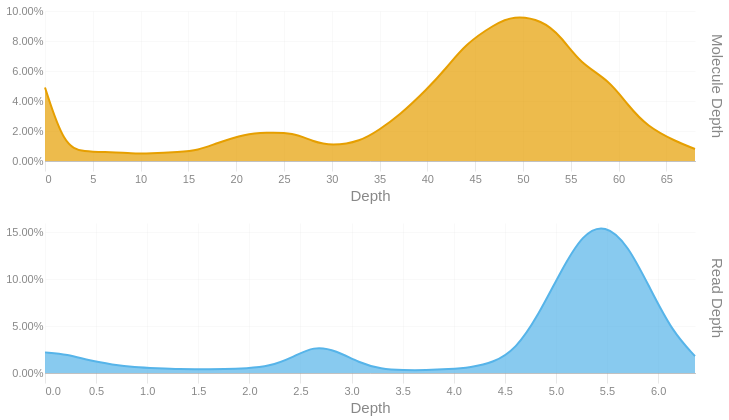

Write notebook code for a chart like this one.
### Code cell
readdep = depth_hist(tb['Read Depth'], q99, 3)
readdep['Metric'] = 'Read Depth'
if not SKIPLR:
    moldep = depth_hist(tb['Molecule Depth'], mol_q99, 0)
    moldep['Metric'] = 'Molecule Depth'
    _hist = pd.concat([readdep, moldep])
    _hist= _hist[_hist['Proportion'] != 0]
    with SafeRender(_hist):
        (
            alt.Chart(_hist)        
            .mark_area(interpolate = "basis")
            .encode(
                x=alt.X('Bin:Q').scale(domainMin=0).axis(alt.Axis(title='Depth')),
                y = alt.Y('Proportion:Q', title = None).axis(format = '.2%'),
                color = alt.Color('Metric:N').legend(None),
                row = alt.Row("Metric:N").header(title = None, labelOrient = 'right'),
                tooltip = [
                    alt.Tooltip("Metric:N", title = "Metric"),
                    alt.Tooltip('Interval:N', title = "Depth Interval"),
                    alt.Tooltip('Proportion:Q', title = "% Alignments").format('.2%')
                ]
            )
            .resolve_scale(x='independent', y='independent')
            .properties(
                height = 150, width = 650,
                usermeta={'embedOptions': {'downloadFileName': f'{samplename}.depth.hist'}}
            )
        ).display()
else:
    readdep= readdep[readdep['Proportion'] != 0]
    with SafeRender(readdep):
        (
            alt.Chart(readdep)        
            .mark_area(interpolate = "basis")
            .encode(
                x=alt.X('Bin:Q').scale(domainMin=0).axis(alt.Axis(title='Depth')),
                y = alt.Y('Proportion:Q', title = None).axis(format = '.2%'),
                tooltip = [
                    alt.Tooltip('Interval:N', title = "Depth Interval"),
                    alt.Tooltip('Proportion:Q', title = "% Alignments").format('.2%')
                ]
            )
            .properties(
                usermeta={'embedOptions': {'downloadFileName': f'{samplename}.depth.hist'}}
            )
        ).display()

### Figure 1 — Vega-Lite specification as saved in the notebook (floating-point values rounded to 4 significant figures)
{"width": 650, "height": 150, "config": {"title": {"anchor": "start", "dy": -15, "fontSize": 18, "color": "#888888", "subtitleColor": "#888888", "subtitleFontSize": 14}, "arc": {"fill": "#0072B2"}, "axis": {"domainColor": "#888888", "domainWidth": 0.5, "gridWidth": 0.2, "grid": false, "titleFontWeight": 400, "titleFontSize": 15, "labelFontSize": 11, "labelColor": "#888888", "tickColor": "#888888", "tickWidth": 0.2, "titleColor": "#888888"}, "axisBand": {"grid": false}, "axisX": {"grid": true, "tickSize": 10, "domainCap": "round"}, "axisY": {"domain": false, "grid": true, "tickSize": 0, "domainCap": "round"}, "background": "transparent", "header": {"labelFontSize": 15, "labelColor": "#888888", "titleFontSize": 15, "titleFontWeight": 600, "titleColor": "#888888"}, "legend": {"labelFont": "sans-serif", "labelFontSize": 12, "labelColor": "#888888", "symbolSize": 100, "symbolType": "circle", "titleFontSize": 12, "titlePadding": 10, "titleColor": "#888888", "title": null}, "range": {"category": ["#E69F00", "#56B4E9", "#009E73", "#F0E442", "#0072B2", "#D55E00", "#CC79A7", "#000000"], "diverging": ["#cfe8f3", "#a2d4ec", "#73bfe2", "#46abdb", "#1696d2", "#12719e"]}, "area": {"fill": "#0072B2", "fillOpacity": 0.7, "line": true, "strokeOpacity": 0.7}, "line": {"color": "#0072B2", "stroke": "#0072B2", "strokeWidth": 2}, "trail": {"color": "#0072B2", "stroke": "#0072B2", "strokeWidth": 0, "size": 1}, "point": {"filled": true}, "text": {"color": "#888888", "fontSize": 11, "align": "right", "fontWeight": 400, "size": 11}, "bar": {"fill": "#0072B2", "stroke": null}, "view": {"stroke": null, "continuousWidth": 660, "continuousHeight": 400}}, "data": {"name": "data-5109d9f87028ae9314f44b1153e4c1c5"}, "mark": {"type": "area", "interpolate": "basis"}, "encoding": {"color": {"field": "Metric", "legend": null, "type": "nominal"}, "row": {"field": "Metric", "header": {"title": null, "labelOrient": "right"}, "type": "nominal"}, "tooltip": [{"field": "Metric", "title": "Metric", "type": "nominal"}, {"field": "Interval", "title": "Depth Interval", "type": "nominal"}, {"field": "Proportion", "format": ".2%", "title": "% Alignments", "type": "quantitative"}], "x": {"axis": {"title": "Depth"}, "field": "Bin", "scale": {"domainMin": 0}, "type": "quantitative"}, "y": {"axis": {"format": ".2%"}, "field": "Proportion", "title": null, "type": "quantitative"}}, "resolve": {"scale": {"x": "independent", "y": "independent"}}, "usermeta": {"embedOptions": {"downloadFileName": "07-21-PD-bead10-DNA1p5-MEB5-10486428-23H72MLT3-L3_trimmed.depth.hist"}}, "$schema": "https://vega.github.io/schema/vega-lite/v6.4.1.json", "datasets": {"data-5109d9f87028ae9314f44b1153e4c1c5": [{"Bin": 0.0, "Interval": "0.0-0.219", "Proportion": 0.022, "Metric": "Read Depth"}, {"Bin": 0.219, "Interval": "0.219-0.439", "Proportion": 0.02, "Metric": "Read Depth"}, {"Bin": 0.439, "Interval": "0.439-0.658", "Proportion": 0.013, "Metric": "Read Depth"}, {"Bin": 0.658, "Interval": "0.658-0.877", "Proportion": 0.009, "Metric": "Read Depth"}, {"Bin": 0.877, "Interval": "0.877-1.097", "Proportion": 0.006, "Metric": "Read Depth"}, {"Bin": 1.097, "Interval": "1.097-1.316", "Proportion": 0.005, "Metric": "Read Depth"}, {"Bin": 1.316, "Interval": "1.316-1.535", "Proportion": 0.004, "Metric": "Read Depth"}, {"Bin": 1.535, "Interval": "1.535-1.755", "Proportion": 0.004, "Metric": "Read Depth"}, {"Bin": 1.755, "Interval": "1.755-1.974", "Proportion": 0.004, "Metric": "Read Depth"}, {"Bin": 1.974, "Interval": "1.974-2.193", "Proportion": 0.005, "Metric": "Read Depth"}, {"Bin": 2.193, "Interval": "2.193-2.413", "Proportion": 0.007, "Metric": "Read Depth"}, {"Bin": 2.413, "Interval": "2.413-2.632", "Proportion": 0.016, "Metric": "Read Depth"}, {"Bin": 2.632, "Interval": "2.632-2.851", "Proportion": 0.029, "Metric": "Read Depth"}, {"Bin": 2.851, "Interval": "2.851-3.071", "Proportion": 0.024, "Metric": "Read Depth"}, {"Bin": 3.071, "Interval": "3.071-3.29", "Proportion": 0.011, "Metric": "Read Depth"}, {"Bin": 3.29, "Interval": "3.29-3.509", "Proportion": 0.004, "Metric": "Read Depth"}, {"Bin": 3.509, "Interval": "3.509-3.729", "Proportion": 0.003, "Metric": "Read Depth"}, {"Bin": 3.729, "Interval": "3.729-3.948", "Proportion": 0.003, "Metric": "Read Depth"}, {"Bin": 3.948, "Interval": "3.948-4.167", "Proportion": 0.004, "Metric": "Read Depth"}, {"Bin": 4.167, "Interval": "4.167-4.387", "Proportion": 0.006, "Metric": "Read Depth"}, {"Bin": 4.387, "Interval": "4.387-4.606", "Proportion": 0.011, "Metric": "Read Depth"}, {"Bin": 4.606, "Interval": "4.606-4.825", "Proportion": 0.025, "Metric": "Read Depth"}, {"Bin": 4.825, "Interval": "4.825-5.045", "Proportion": 0.061, "Metric": "Read Depth"}, {"Bin": 5.045, "Interval": "5.045-5.264", "Proportion": 0.108, "Metric": "Read Depth"}, {"Bin": 5.264, "Interval": "5.264-5.483", "Proportion": 0.149, "Metric": "Read Depth"}, {"Bin": 5.483, "Interval": "5.483-5.703", "Proportion": 0.159, "Metric": "Read Depth"}, {"Bin": 5.703, "Interval": "5.703-5.922", "Proportion": 0.137, "Metric": "Read Depth"}, {"Bin": 5.922, "Interval": "5.922-6.141", "Proportion": 0.09, "Metric": "Read Depth"}, {"Bin": 6.141, "Interval": "6.141-6.361", "Proportion": 0.044, "Metric": "Read Depth"}, {"Bin": 6.361, "Interval": "6.361-6.58", "Proportion": 0.018, "Metric": "Read Depth"}, {"Bin": 0.0, "Interval": "0-2", "Proportion": 0.049, "Metric": "Molecule Depth"}, {"Bin": 2.0, "Interval": "2-4", "Proportion": 0.01, "Metric": "Molecule Depth"}, {"Bin": 4.0, "Interval": "4-7", "Proportion": 0.006, "Metric": "Molecule Depth"}, {"Bin": 7.0, "Interval": "7-9", "Proportion": 0.006, "Metric": "Molecule Depth"}, {"Bin": 9.0, "Interval": "9-11", "Proportion": 0.005, "Metric": "Molecule Depth"}, {"Bin": 11.0, "Interval": "11-14", "Proportion": 0.005, "Metric": "Molecule Depth"}, {"Bin": 14.0, "Interval": "14-16", "Proportion": 0.006, "Metric": "Molecule Depth"}, {"Bin": 16.0, "Interval": "16-18", "Proportion": 0.007, "Metric": "Molecule Depth"}, {"Bin": 18.0, "Interval": "18-21", "Proportion": 0.012, "Metric": "Molecule Depth"}, {"Bin": 21.0, "Interval": "21-23", "Proportion": 0.018, "Metric": "Molecule Depth"}, {"Bin": 23.0, "Interval": "23-26", "Proportion": 0.019, "Metric": "Molecule Depth"}, {"Bin": 26.0, "Interval": "26-28", "Proportion": 0.019, "Metric": "Molecule Depth"}, {"Bin": 28.0, "Interval": "28-30", "Proportion": 0.013, "Metric": "Molecule Depth"}, {"Bin": 30.0, "Interval": "30-33", "Proportion": 0.01, "Metric": "Molecule Depth"}, {"Bin": 33.0, "Interval": "33-35", "Proportion": 0.013, "Metric": "Molecule Depth"}, {"Bin": 35.0, "Interval": "35-37", "Proportion": 0.021, "Metric": "Molecule Depth"}, {"Bin": 37.0, "Interval": "37-40", "Proportion": 0.03, "Metric": "Molecule Depth"}, {"Bin": 40.0, "Interval": "40-42", "Proportion": 0.048, "Metric": "Molecule Depth"}, {"Bin": 42.0, "Interval": "42-44", "Proportion": 0.062, "Metric": "Molecule Depth"}, {"Bin": 44.0, "Interval": "44-47", "Proportion": 0.078, "Metric": "Molecule Depth"}, {"Bin": 47.0, "Interval": "47-49", "Proportion": 0.091, "Metric": "Molecule Depth"}, {"Bin": 49.0, "Interval": "49-52", "Proportion": 0.097, "Metric": "Molecule Depth"}, {"Bin": 52.0, "Interval": "52-54", "Proportion": 0.094, "Metric": "Molecule Depth"}, {"Bin": 54.0, "Interval": "54-56", "Proportion": 0.083, "Metric": "Molecule Depth"}, {"Bin": 56.0, "Interval": "56-59", "Proportion": 0.065, "Metric": "Molecule Depth"}, {"Bin": 59.0, "Interval": "59-61", "Proportion": 0.054, "Metric": "Molecule Depth"}, {"Bin": 61.0, "Interval": "61-63", "Proportion": 0.037, "Metric": "Molecule Depth"}, {"Bin": 63.0, "Interval": "63-66", "Proportion": 0.023, "Metric": "Molecule Depth"}, {"Bin": 66.0, "Interval": "66-68", "Proportion": 0.013, "Metric": "Molecule Depth"}, {"Bin": 68.0, "Interval": "68-70.9757", "Proportion": 0.008, "Metric": "Molecule Depth"}]}}
